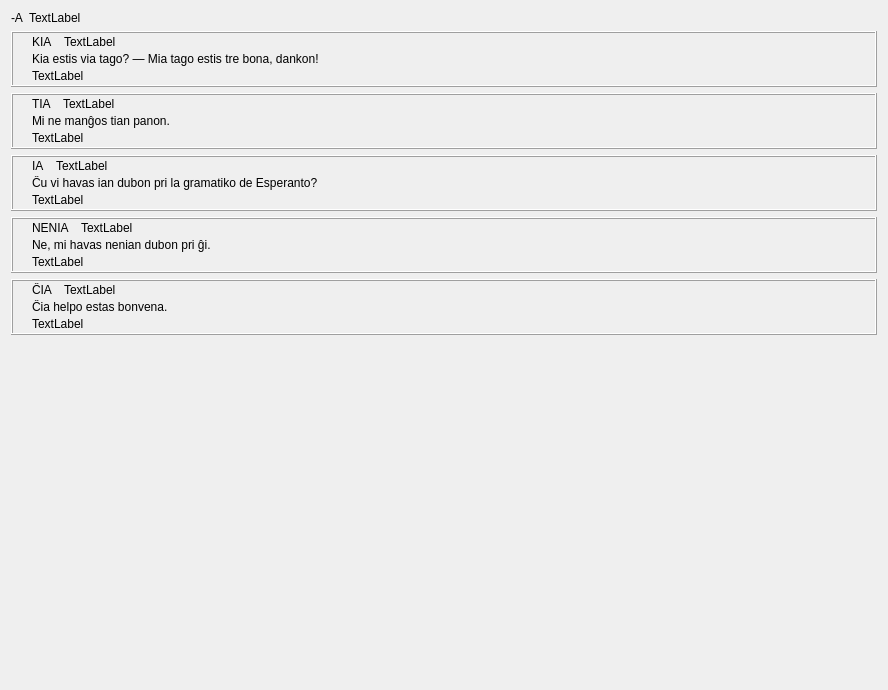
         <widget class="QWidget" name="scrollAreaWidgetContents_5">
          <property name="geometry">
           <rect>
            <x>0</x>
            <y>0</y>
            <width>888</width>
            <height>690</height>
           </rect>
          </property>
          <layout class="QVBoxLayout" name="verticalLayout_28">
           <item>
            <layout class="QHBoxLayout" name="horizontalLayout_73">
             <item>
              <widget class="QLabel" name="pushButton_36">
               <property name="sizePolicy">
                <sizepolicy hsizetype="Preferred" vsizetype="Maximum">
                 <horstretch>0</horstretch>
                 <verstretch>0</verstretch>
                </sizepolicy>
               </property>
               <property name="text">
                <string>-A</string>
               </property>
               <property name="tipo" stdset="0">
                <string>afikso</string>
               </property>
              </widget>
             </item>
             <item>
              <widget class="QLabel" name="Lec06_Label78">
               <property name="sizePolicy">
                <sizepolicy hsizetype="Expanding" vsizetype="Maximum">
                 <horstretch>0</horstretch>
                 <verstretch>0</verstretch>
                </sizepolicy>
               </property>
               <property name="text">
                <string>TextLabel</string>
               </property>
               <property name="wordWrap">
                <bool>true</bool>
               </property>
              </widget>
             </item>
            </layout>
           </item>
           <item>
            <widget class="QFrame" name="frame_27">
             <property name="frameShape">
              <enum>QFrame::Box</enum>
             </property>
             <property name="frameShadow">
              <enum>QFrame::Raised</enum>
             </property>
             <layout class="QVBoxLayout" name="verticalLayout_67">
              <property name="spacing">
               <number>6</number>
              </property>
              <property name="leftMargin">
               <number>9</number>
              </property>
              <property name="topMargin">
               <number>2</number>
              </property>
              <property name="rightMargin">
               <number>9</number>
              </property>
              <property name="bottomMargin">
               <number>2</number>
              </property>
              <item>
               <layout class="QHBoxLayout" name="horizontalLayout_114">
                <item>
                 <spacer name="horizontalSpacer_27">
                  <property name="orientation">
                   <enum>Qt::Horizontal</enum>
                  </property>
                  <property name="sizeType">
                   <enum>QSizePolicy::Fixed</enum>
                  </property>
                  <property name="sizeHint" stdset="0">
                   <size>
                    <width>10</width>
                    <height>20</height>
                   </size>
                  </property>
                 </spacer>
                </item>
                <item>
                 <layout class="QVBoxLayout" name="verticalLayout_68">
                  <property name="spacing">
                   <number>3</number>
                  </property>
                  <item>
                   <layout class="QHBoxLayout" name="horizontalLayout_115">
                    <property name="spacing">
                     <number>12</number>
                    </property>
                    <item>
                     <widget class="klakbutono_nova" name="Lec06_Button51">
                      <property name="text">
                       <string>KIA</string>
                      </property>
                     </widget>
                    </item>
                    <item>
                     <widget class="QLabel" name="Lec06_Label79">
                      <property name="sizePolicy">
                       <sizepolicy hsizetype="Expanding" vsizetype="Preferred">
                        <horstretch>0</horstretch>
                        <verstretch>0</verstretch>
                       </sizepolicy>
                      </property>
                      <property name="text">
                       <string>TextLabel</string>
                      </property>
                      <property name="wordWrap">
                       <bool>true</bool>
                      </property>
                     </widget>
                    </item>
                   </layout>
                  </item>
                  <item>
                   <layout class="QVBoxLayout" name="verticalLayout_76">
                    <property name="spacing">
                     <number>3</number>
                    </property>
                    <item>
                     <widget class="klakbutono_nova" name="Lec06_Button52">
                      <property name="text">
                       <string>Kia estis via tago? — Mia tago estis tre bona, dankon!</string>
                      </property>
                      <property name="wordWrap">
                       <bool>true</bool>
                      </property>
                     </widget>
                    </item>
                    <item>
                     <widget class="QLabel" name="Lec06_Label80">
                      <property name="text">
                       <string>TextLabel</string>
                      </property>
                      <property name="wordWrap">
                       <bool>true</bool>
                      </property>
                      <property name="tipo" stdset="0">
                       <string>suba</string>
                      </property>
                     </widget>
                    </item>
                   </layout>
                  </item>
                 </layout>
                </item>
               </layout>
              </item>
             </layout>
            </widget>
           </item>
           <item>
            <widget class="QFrame" name="frame_28">
             <property name="frameShape">
              <enum>QFrame::Box</enum>
             </property>
             <property name="frameShadow">
              <enum>QFrame::Raised</enum>
             </property>
             <layout class="QVBoxLayout" name="verticalLayout_69">
              <property name="spacing">
               <number>6</number>
              </property>
              <property name="leftMargin">
               <number>9</number>
              </property>
              <property name="topMargin">
               <number>2</number>
              </property>
              <property name="rightMargin">
               <number>9</number>
              </property>
              <property name="bottomMargin">
               <number>2</number>
              </property>
              <item>
               <layout class="QHBoxLayout" name="horizontalLayout_117">
                <item>
                 <spacer name="horizontalSpacer_28">
                  <property name="orientation">
                   <enum>Qt::Horizontal</enum>
                  </property>
                  <property name="sizeType">
                   <enum>QSizePolicy::Fixed</enum>
                  </property>
                  <property name="sizeHint" stdset="0">
                   <size>
                    <width>10</width>
                    <height>20</height>
                   </size>
                  </property>
                 </spacer>
                </item>
                <item>
                 <layout class="QVBoxLayout" name="verticalLayout_70">
                  <property name="spacing">
                   <number>3</number>
                  </property>
                  <item>
                   <layout class="QHBoxLayout" name="horizontalLayout_118">
                    <property name="spacing">
                     <number>12</number>
                    </property>
                    <item>
                     <widget class="klakbutono_nova" name="Lec06_Button31">
                      <property name="text">
                       <string>TIA</string>
                      </property>
                     </widget>
                    </item>
                    <item>
                     <widget class="QLabel" name="Lec06_Label63">
                      <property name="sizePolicy">
                       <sizepolicy hsizetype="Expanding" vsizetype="Preferred">
                        <horstretch>0</horstretch>
                        <verstretch>0</verstretch>
                       </sizepolicy>
                      </property>
                      <property name="text">
                       <string>TextLabel</string>
                      </property>
                      <property name="wordWrap">
                       <bool>true</bool>
                      </property>
                     </widget>
                    </item>
                   </layout>
                  </item>
                  <item>
                   <layout class="QVBoxLayout" name="verticalLayout_93">
                    <property name="spacing">
                     <number>3</number>
                    </property>
                    <item>
                     <widget class="klakbutono_nova" name="Lec06_Button32">
                      <property name="text">
                       <string>Mi ne manĝos tian panon.</string>
                      </property>
                      <property name="wordWrap">
                       <bool>true</bool>
                      </property>
                     </widget>
                    </item>
                    <item>
                     <widget class="QLabel" name="Lec06_Label64">
                      <property name="text">
                       <string>TextLabel</string>
                      </property>
                      <property name="wordWrap">
                       <bool>true</bool>
                      </property>
                     </widget>
                    </item>
                   </layout>
                  </item>
                 </layout>
                </item>
               </layout>
              </item>
             </layout>
            </widget>
           </item>
           <item>
            <widget class="QFrame" name="frame_29">
             <property name="frameShape">
              <enum>QFrame::Box</enum>
             </property>
             <property name="frameShadow">
              <enum>QFrame::Raised</enum>
             </property>
             <layout class="QVBoxLayout" name="verticalLayout_71">
              <property name="spacing">
               <number>6</number>
              </property>
              <property name="leftMargin">
               <number>9</number>
              </property>
              <property name="topMargin">
               <number>2</number>
              </property>
              <property name="rightMargin">
               <number>9</number>
              </property>
              <property name="bottomMargin">
               <number>2</number>
              </property>
              <item>
               <layout class="QHBoxLayout" name="horizontalLayout_120">
                <item>
                 <spacer name="horizontalSpacer_29">
                  <property name="orientation">
                   <enum>Qt::Horizontal</enum>
                  </property>
                  <property name="sizeType">
                   <enum>QSizePolicy::Fixed</enum>
                  </property>
                  <property name="sizeHint" stdset="0">
                   <size>
                    <width>10</width>
                    <height>20</height>
                   </size>
                  </property>
                 </spacer>
                </item>
                <item>
                 <layout class="QVBoxLayout" name="verticalLayout_72">
                  <property name="spacing">
                   <number>3</number>
                  </property>
                  <item>
                   <layout class="QHBoxLayout" name="horizontalLayout_121">
                    <property name="spacing">
                     <number>12</number>
                    </property>
                    <item>
                     <widget class="klakbutono_nova" name="Lec06_Button33">
                      <property name="text">
                       <string>IA</string>
                      </property>
                     </widget>
                    </item>
                    <item>
                     <widget class="QLabel" name="Lec06_Label65">
                      <property name="sizePolicy">
                       <sizepolicy hsizetype="Expanding" vsizetype="Preferred">
                        <horstretch>0</horstretch>
                        <verstretch>0</verstretch>
                       </sizepolicy>
                      </property>
                      <property name="text">
                       <string>TextLabel</string>
                      </property>
                      <property name="wordWrap">
                       <bool>true</bool>
                      </property>
                     </widget>
                    </item>
                   </layout>
                  </item>
                  <item>
                   <layout class="QVBoxLayout" name="verticalLayout_77">
                    <property name="spacing">
                     <number>3</number>
                    </property>
                    <item>
                     <widget class="klakbutono_nova" name="Lec06_Button34">
                      <property name="text">
                       <string>Ĉu vi havas ian dubon pri la gramatiko de Esperanto?</string>
                      </property>
                      <property name="wordWrap">
                       <bool>true</bool>
                      </property>
                     </widget>
                    </item>
                    <item>
                     <widget class="QLabel" name="Lec06_Label66">
                      <property name="text">
                       <string>TextLabel</string>
                      </property>
                      <property name="wordWrap">
                       <bool>true</bool>
                      </property>
                      <property name="tipo" stdset="0">
                       <string>suba</string>
                      </property>
                     </widget>
                    </item>
                   </layout>
                  </item>
                 </layout>
                </item>
               </layout>
              </item>
             </layout>
            </widget>
           </item>
           <item>
            <widget class="QFrame" name="frame_30">
             <property name="frameShape">
              <enum>QFrame::Box</enum>
             </property>
             <property name="frameShadow">
              <enum>QFrame::Raised</enum>
             </property>
             <layout class="QVBoxLayout" name="verticalLayout_73">
              <property name="spacing">
               <number>6</number>
              </property>
              <property name="leftMargin">
               <number>9</number>
              </property>
              <property name="topMargin">
               <number>2</number>
              </property>
              <property name="rightMargin">
               <number>9</number>
              </property>
              <property name="bottomMargin">
               <number>2</number>
              </property>
              <item>
               <layout class="QHBoxLayout" name="horizontalLayout_123">
                <item>
                 <spacer name="horizontalSpacer_30">
                  <property name="orientation">
                   <enum>Qt::Horizontal</enum>
                  </property>
                  <property name="sizeType">
                   <enum>QSizePolicy::Fixed</enum>
                  </property>
                  <property name="sizeHint" stdset="0">
                   <size>
                    <width>10</width>
                    <height>20</height>
                   </size>
                  </property>
                 </spacer>
                </item>
                <item>
                 <layout class="QVBoxLayout" name="verticalLayout_74">
                  <property name="spacing">
                   <number>3</number>
                  </property>
                  <item>
                   <layout class="QHBoxLayout" name="horizontalLayout_124">
                    <property name="spacing">
                     <number>12</number>
                    </property>
                    <item>
                     <widget class="klakbutono_nova" name="Lec06_Button35">
                      <property name="text">
                       <string>NENIA</string>
                      </property>
                     </widget>
                    </item>
                    <item>
                     <widget class="QLabel" name="Lec06_Label67">
                      <property name="sizePolicy">
                       <sizepolicy hsizetype="Expanding" vsizetype="Preferred">
                        <horstretch>0</horstretch>
                        <verstretch>0</verstretch>
                       </sizepolicy>
                      </property>
                      <property name="text">
                       <string>TextLabel</string>
                      </property>
                      <property name="wordWrap">
                       <bool>true</bool>
                      </property>
                     </widget>
                    </item>
                   </layout>
                  </item>
                  <item>
                   <layout class="QVBoxLayout" name="verticalLayout_94">
                    <property name="spacing">
                     <number>3</number>
                    </property>
                    <item>
                     <widget class="klakbutono_nova" name="Lec06_Button36">
                      <property name="text">
                       <string>Ne, mi havas nenian dubon pri ĝi.</string>
                      </property>
                      <property name="wordWrap">
                       <bool>true</bool>
                      </property>
                     </widget>
                    </item>
                    <item>
                     <widget class="QLabel" name="Lec06_Label68">
                      <property name="text">
                       <string>TextLabel</string>
                      </property>
                      <property name="wordWrap">
                       <bool>true</bool>
                      </property>
                     </widget>
                    </item>
                   </layout>
                  </item>
                 </layout>
                </item>
               </layout>
              </item>
             </layout>
            </widget>
           </item>
           <item>
            <widget class="QFrame" name="frame_26">
             <property name="frameShape">
              <enum>QFrame::Box</enum>
             </property>
             <property name="frameShadow">
              <enum>QFrame::Raised</enum>
             </property>
             <layout class="QVBoxLayout" name="verticalLayout_65">
              <property name="spacing">
               <number>6</number>
              </property>
              <property name="leftMargin">
               <number>9</number>
              </property>
              <property name="topMargin">
               <number>2</number>
              </property>
              <property name="rightMargin">
               <number>9</number>
              </property>
              <property name="bottomMargin">
               <number>2</number>
              </property>
              <item>
               <layout class="QHBoxLayout" name="horizontalLayout_111">
                <item>
                 <spacer name="horizontalSpacer_26">
                  <property name="orientation">
                   <enum>Qt::Horizontal</enum>
                  </property>
                  <property name="sizeType">
                   <enum>QSizePolicy::Fixed</enum>
                  </property>
                  <property name="sizeHint" stdset="0">
                   <size>
                    <width>10</width>
                    <height>20</height>
                   </size>
                  </property>
                 </spacer>
                </item>
                <item>
                 <layout class="QVBoxLayout" name="verticalLayout_66">
                  <property name="spacing">
                   <number>3</number>
                  </property>
                  <item>
                   <layout class="QHBoxLayout" name="horizontalLayout_112">
                    <property name="spacing">
                     <number>12</number>
                    </property>
                    <item>
                     <widget class="klakbutono_nova" name="Lec06_Button37">
                      <property name="text">
                       <string>ĈIA</string>
                      </property>
                     </widget>
                    </item>
                    <item>
                     <widget class="QLabel" name="Lec06_Label69">
                      <property name="sizePolicy">
                       <sizepolicy hsizetype="Expanding" vsizetype="Preferred">
                        <horstretch>0</horstretch>
                        <verstretch>0</verstretch>
                       </sizepolicy>
                      </property>
                      <property name="text">
                       <string>TextLabel</string>
                      </property>
                      <property name="wordWrap">
                       <bool>true</bool>
                      </property>
                     </widget>
                    </item>
                   </layout>
                  </item>
                  <item>
                   <layout class="QVBoxLayout" name="verticalLayout_95">
                    <property name="spacing">
                     <number>3</number>
                    </property>
                    <item>
                     <widget class="klakbutono_nova" name="Lec06_Button38">
                      <property name="text">
                       <string>Ĉia helpo estas bonvena.</string>
                      </property>
                      <property name="wordWrap">
                       <bool>true</bool>
                      </property>
                     </widget>
                    </item>
                    <item>
                     <widget class="QLabel" name="Lec06_Label70">
                      <property name="text">
                       <string>TextLabel</string>
                      </property>
                      <property name="wordWrap">
                       <bool>true</bool>
                      </property>
                     </widget>
                    </item>
                   </layout>
                  </item>
                 </layout>
                </item>
               </layout>
              </item>
             </layout>
            </widget>
           </item>
           <item>
            <spacer name="verticalSpacer_5">
             <property name="orientation">
              <enum>Qt::Vertical</enum>
             </property>
             <property name="sizeHint" stdset="0">
              <size>
               <width>20</width>
               <height>40</height>
              </size>
             </property>
            </spacer>
           </item>
          </layout>
         </widget>
